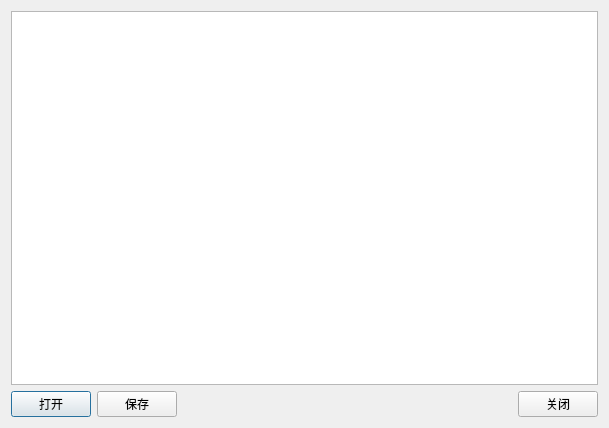
<?xml version="1.0" encoding="UTF-8"?>
<ui version="4.0">
 <class>DlgTxt</class>
 <widget class="QDialog" name="DlgTxt">
  <property name="geometry">
   <rect>
    <x>0</x>
    <y>0</y>
    <width>609</width>
    <height>428</height>
   </rect>
  </property>
  <property name="windowTitle">
   <string>记事本</string>
  </property>
  <layout class="QVBoxLayout" name="verticalLayout">
   <item>
    <widget class="QPlainTextEdit" name="plainTextEdit"/>
   </item>
   <item>
    <layout class="QHBoxLayout" name="horizontalLayout">
     <item>
      <widget class="QPushButton" name="btnOpen">
       <property name="text">
        <string>打开</string>
       </property>
      </widget>
     </item>
     <item>
      <widget class="QPushButton" name="btnSave">
       <property name="text">
        <string>保存</string>
       </property>
      </widget>
     </item>
     <item>
      <spacer name="horizontalSpacer">
       <property name="orientation">
        <enum>Qt::Horizontal</enum>
       </property>
       <property name="sizeHint" stdset="0">
        <size>
         <width>40</width>
         <height>20</height>
        </size>
       </property>
      </spacer>
     </item>
     <item>
      <widget class="QPushButton" name="btnClose">
       <property name="text">
        <string>关闭</string>
       </property>
      </widget>
     </item>
    </layout>
   </item>
  </layout>
 </widget>
 <layoutdefault spacing="6" margin="11"/>
 <resources/>
 <connections/>
</ui>
